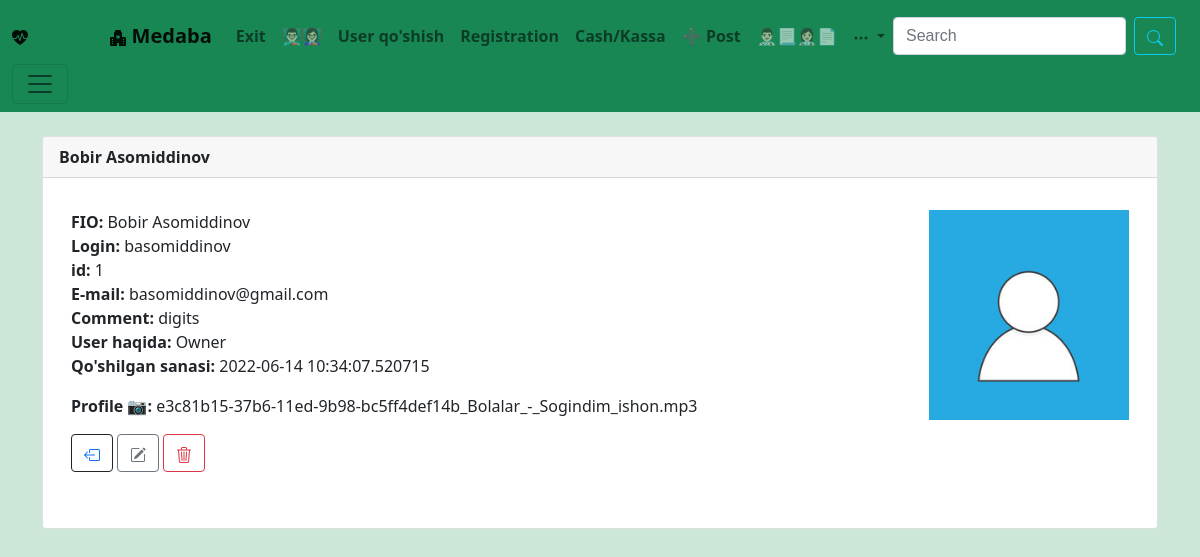
The app's page /dashboard (signed in) with its own data.
### app.py (models this page shows, shortened)
class Users(db.Model, UserMixin):  # Create Model:
    id = db.Column(db.Integer, primary_key=True)
    username = db.Column(db.String(20), nullable=False, unique=True)
    name = db.Column(db.String(200), nullable=False)
    email = db.Column(db.String(120), nullable=False, unique=True)
    e = db.Column(db.String(120), nullable=False, unique=True)
    about_author = db.Column(db.Text(), nullable=True)
    date_added = db.Column(db.DateTime, default=datetime.now())
    password_hash = db.Column(db.String(128))
    profile_pic = db.Column(db.String(), nullable=True)
    posts = db.relationship("Posts", backref="poster")
    @property
    def password(self):
        raise AttributeError("password'ingiz bu emas!!!")

### app.py (the view)
@app.route("/dashboard", methods=["GET", "POST"])  # Dashboard Page:
def dashboard():
    form = UserForm()
    return render_template("dashboard.html", form=form)

### webforms.py
class UserForm(FlaskForm):  # Create a Form Class:
    name = StringField("FIO:", validators=[DataRequired()])
    username = StringField("Login:", validators=[DataRequired()])
    email = StringField("E-mail:", validators=[DataRequired()])
    e = StringField("Comment:", validators=[DataRequired()])
    about_author = TextAreaField("Vrach haqida:", validators=[DataRequired()])
    password_hash = PasswordField("Password:", validators=[
                                  DataRequired(), EqualTo("password_hash2", message="Password'lar bir xil bo'lishi kerak!")])
    password_hash2 = PasswordField(
        "Confirm Password:", validators=[DataRequired()])
    profile_pic = FileField("Profile 📷")
    submit = SubmitField("Submit")

class SearchForm(FlaskForm):
    searched = StringField("Search", validators=[DataRequired()])
    submit = SubmitField("Submit")

### app.py (called while the page is built)
@login_manager.user_loader
def load_user(user_id):
    return Users.query.get(int(user_id))

@app.context_processor  # Pass stuff to Navbar: CONTEXT_PROCESSOR???
def base():
    form = SearchForm()
    return dict(form=form)

### templates/dashboard.html (shortened to what this page needs)
{% extends 'base.html' %}
{% block content %}
<div class="card">
        <div class="card-header">
                <b>{{ current_user.name }}</b>
        </div>
        <div class="card-body">
                <p class="card-text">
                <div class="container">
                        <div class="row">
                                <div class="col-8">
                                        <strong>FIO: </strong>{{ current_user.name }}<br>
                                        <strong>Login: </strong>{{ current_user.username }}<br>
                                        <strong>id: </strong>{{ current_user.id }}<br>
                                        <strong>E-mail: </strong>{{ current_user.email }}<br>
                                        <strong>Comment: </strong>{{ current_user.e }}<br>
                                        <strong>User haqida: </strong>{{ current_user.about_author }}<br>
                                        <strong>Qo'shilgan sanasi: </strong>{{ current_user.date_added }}<br></p>
                                        <strong>Profile 📷: </strong>{{ current_user.profile_pic }}<br></p>
                                        <p><button class="btn btn-outline-dark"><a href="{{ url_for('logout') }}">
                                                        </a></button>
                                                <a href="{{ url_for('update', id=current_user.id)}}"
                                                        class="btn btn-outline-secondary">
                                                </a>
                                                <a href="{{ url_for('delete_post', id=current_user.id) }}"
                                                        class="btn btn-outline-danger">
                                                </a>
                                        </p>
                                </div>
                                <div class="col-4"><img
                                                src="{{ url_for('static', filename='images/profile-photo-placeholder.jpg') }}"
                                                width='200' , align="right">
                                </div>
                        </div><br>
                </div>
<link rel="stylesheet" href='static/reg.css' />
<br><br>
{% endblock %}

### templates/base.html (shortened to what this page needs)
<!doctype html>
<html lang="en">
<link rel="stylesheet" href='static/reg.css' />
<head>
    <link href="https://cdn.jsdelivr.net/npm/bootstrap@5.1.3/dist/css/bootstrap.min.css" rel="stylesheet"
>
</head>
<body>
    {% include "navbar.html" %}
    <br />
    <link rel="stylesheet" href='static/reg.css' />
    <div class="container">{% block content %}
        {% endblock %}
</body>
</html>

### templates/navbar.html (shortened to what this page needs)
<nav class="navbar navbar-light nav-item bg-success">
    <div class="container-fluid">
        <a class="navbar-brand" href=""><b></b></a>
        <nav class="navbar navbar-expand-lg navbar-light bg-success">
            <div class="container-fluid">
                <a class="navbar-brand" href="{{ url_for('index') }}"><b>
                         Medaba </b>
                </a>
                <div class="collapse navbar-collapse" id="navbarScroll">
                    <ul class="navbar-nav me-auto my-2 my-lg-0 navbar-nav-scroll" style="--bs-scroll-height: 100px;">
                        {% if current_user.is_authenticated %}
                        <li class="nav-item">
                            <a class="nav-link" href="{{ url_for('logout') }}"><b>Exit</b></a>
                        </li>
                        <li class="nav-item">
                            <a class="nav-link" href="{{ url_for('dashboard') }}"><b>👨🏻‍🏫👩🏻‍🏫</b></a>
                        </li>
                        {% if current_user.id == 1 %}
                        <li class="nav-item">
                            <a class="nav-link" href="{{ url_for('add_user') }}"><b>User qo'shish</b></a>
                        </li>
                        {% endif %}
                        {% else %}
                        <li class="nav-item">
                            <a class="nav-link" href="{{ url_for('login') }}"><b>Log In</b></a>
                        </li>
                        {% endif %}
                        <li class="nav-item">
                            <a class="nav-link" href="{{ url_for('reg') }}"><b>Registration</b></a>
                        </li>
                        <li class="nav-item">
                            <a class="nav-link" href="#"><b>Cash/Kassa</b></a>
                        </li>
                        <li class="nav-item">
                            <a class="nav-link" href="{{ url_for('add_post') }}"><b>➕ Post</b></a>
                        </li>
                        <li class="nav-item">
                            <a class="nav-link" href="{{ url_for('posts') }}"><b>👨🏻‍⚕️📃👩🏻‍⚕️📄</b></a>
                        </li>
                        <li class="nav-item dropdown">
                            <a class="nav-link dropdown-toggle" href="#" id="navbarScrollingDropdown" role="button"
                                data-bs-toggle="dropdown" aria-expanded="false"><b>
                                    <svg xmlns="http://www.w3.org/2000/svg" width="16" height="16" fill="currentColor"
                                        class="bi bi-three-dots" viewBox="0 0 16 16">
                                        <path
                                            d="M3 9.5a1.5 1.5 0 1 1 0-3 1.5 1.5 0 0 1 0 3zm5 0a1.5 1.5 0 1 1 0-3 1.5 1.5 0 0 1 0 3zm5 0a1.5 1.5 0 1 1 0-3 1.5 1.5 0 0 1 0 3z" />
                                    </svg>
                                </b>
                            </a>
                        </li>
                    </ul>
                    <form class="d-flex" method="post" action="{{ url_for('search')}}"> {{ form.hidden_tag() }}
                        <input class="form-control me-2" type="search" placeholder="Search" aria-label="Search"
                            name="searched"><br>
                        <button class="btn btn-outline-info" type="submit"><b>
                            </b></button>
                    </form>
                </div>
            </div>
        </nav>
        <button class="navbar-toggler" type="button" data-bs-toggle="offcanvas" data-bs-target="#offcanvasNavbar"
            aria-controls="offcanvasNavbar">
            <span class="navbar-toggler-icon"></span>
        </button>
    </div>
</nav>

### static/reg.css (style rules this page uses)
body { background: rgb(204, 231, 215); }
input, label { display: block; font: 1rem 'Fira Sans', sans-serif; margin: .0rem 0; }
.navbar-brand { opacity: 100; }

### records on screen
Users: name "Bobir Asomiddinov", username "basomiddinov", id "1", email "basomiddinov@gmail.com", e "digits", about_author "Owner", date_added "2022-06-14 10:34:07.520715", profile_pic "e3c81b15-37b6-11ed-9b98-bc5ff4def14b_Bolalar_-_Sogindim_ishon.mp3"
